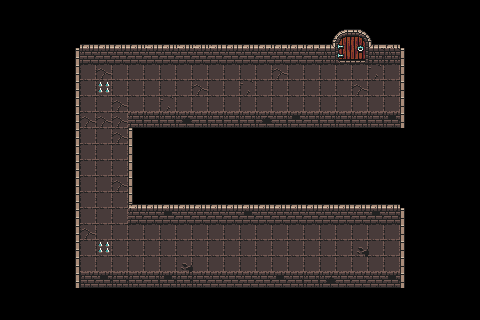

The image is a tile-based game level rendered from a .tmx file. Its description and complete source (layers, tilesets, objects, tile grids) follow:
An orthogonal 30x20 tile map with 16x16 px tiles, 4 tile layers (Floor, Walls, Trap, Door).

<map version="1.10" tiledversion="1.11.0" orientation="orthogonal" renderorder="right-down" width="30" height="20" tilewidth="16" tileheight="16" infinite="0" nextlayerid="8" nextobjectid="4">
 <tileset firstgid="1" source="dungeon_tiles.tsx" />
 <layer id="1" name="Floor" width="30" height="20">
  <data encoding="csv">
0,0,0,0,0,0,0,0,0,0,0,0,0,0,0,0,0,0,0,0,0,0,0,0,0,0,0,0,0,0,
0,0,0,0,0,0,0,0,0,0,0,0,0,0,0,0,0,0,0,0,0,0,0,0,0,0,0,0,0,0,
0,0,0,0,0,0,0,0,0,0,0,0,0,0,0,0,0,0,0,0,0,0,0,0,0,0,0,0,0,0,
0,0,0,0,0,0,0,0,0,0,0,0,0,0,0,0,0,0,0,0,0,0,0,0,0,0,0,0,0,0,
0,0,0,0,0,130,131,130,130,130,130,130,130,130,130,130,130,131,130,130,130,130,130,132,130,0,0,0,0,0,
0,0,0,0,0,130,130,130,130,130,130,130,131,130,130,132,130,130,130,130,130,130,131,130,130,0,0,0,0,0,
0,0,0,0,0,130,130,131,130,130,132,130,130,130,130,130,130,130,130,130,130,130,130,130,130,0,0,0,0,0,
0,0,0,0,0,131,131,131,0,0,0,0,0,0,0,0,0,0,0,0,0,0,0,0,0,0,0,0,0,0,
0,0,0,0,0,130,130,131,0,0,0,0,0,0,0,0,0,0,0,0,0,0,0,0,0,0,0,0,0,0,
0,0,0,0,0,130,130,130,0,0,0,0,0,0,0,0,0,0,0,0,0,0,0,0,0,0,0,0,0,0,
0,0,0,0,0,130,130,130,0,0,0,0,0,0,0,0,0,0,0,0,0,0,0,0,0,0,0,0,0,0,
0,0,0,0,0,130,130,131,0,0,0,0,0,0,0,0,0,0,0,0,0,0,0,0,0,0,0,0,0,0,
0,0,0,0,0,130,130,130,323,0,0,0,0,0,0,0,0,0,0,0,0,0,0,0,0,0,0,0,0,0,
0,0,0,0,0,130,130,130,0,0,0,0,0,0,0,0,0,0,0,0,0,0,0,0,0,0,0,0,0,0,
0,0,0,0,0,131,130,130,130,130,130,130,130,130,130,130,130,130,130,130,130,130,130,130,130,0,0,0,0,0,
0,0,0,0,0,130,130,130,130,130,130,130,130,130,130,130,130,130,130,130,130,130,164,130,130,0,0,0,0,0,
0,0,0,0,0,130,130,130,130,130,130,164,130,130,130,130,130,130,130,130,130,130,130,130,130,0,0,0,0,0,
0,0,0,0,0,0,0,0,0,0,0,0,0,0,0,0,0,0,0,0,0,0,0,0,0,0,0,0,0,0,
0,0,0,0,0,0,0,0,0,0,0,0,0,0,0,0,0,0,0,0,0,0,0,0,0,0,0,0,0,0,
0,0,0,0,0,0,0,0,0,0,0,0,0,0,0,0,0,0,0,0,0,0,0,0,0,0,0,0,0,0
</data>
 </layer>
 <layer id="2" name="Walls" width="30" height="20">
  <data encoding="csv">
0,0,0,0,0,0,0,0,0,0,0,0,0,0,0,0,0,0,0,0,0,0,0,0,0,0,0,0,0,0,
0,0,0,0,0,0,0,0,0,0,0,0,0,0,0,0,0,0,0,0,0,451,452,0,0,0,0,0,0,0,
0,0,0,0,0,3,3,3,3,2,3,2,2,2,3,3,4,4,4,4,482,0,0,485,3,0,0,0,0,0,
0,0,0,0,324,35,35,35,35,35,35,35,35,35,35,35,35,35,35,35,514,0,0,517,517,323,0,0,0,0,
0,0,0,0,324,0,0,0,0,0,0,0,0,0,0,0,0,0,0,0,0,0,0,0,0,323,0,0,0,0,
0,0,0,0,324,0,0,0,0,0,0,0,0,0,0,0,0,0,0,0,0,0,0,0,0,323,0,0,0,0,
0,0,0,0,324,0,0,0,0,0,0,0,0,0,0,0,0,0,0,0,0,0,0,0,0,323,0,0,0,0,
0,0,0,0,324,0,0,0,36,36,36,100,36,36,36,36,100,36,68,36,36,36,36,36,68,323,0,0,0,0,
0,0,0,0,324,0,0,0,323,0,0,0,0,0,0,0,0,0,0,0,0,0,0,0,0,0,0,0,0,0,
0,0,0,0,324,0,0,0,323,0,0,0,0,0,0,0,0,0,0,0,0,0,0,0,0,0,0,0,0,0,
0,0,0,0,324,0,0,0,323,0,0,0,0,0,0,0,0,0,0,0,0,0,0,0,0,0,0,0,0,0,
0,0,0,0,324,0,0,0,323,0,0,0,0,0,0,0,0,0,0,0,0,0,0,0,0,0,0,0,0,0,
0,0,0,0,324,0,0,0,2,3,3,3,3,3,3,3,3,3,3,3,3,3,3,3,3,0,0,0,0,0,
0,0,0,0,324,0,0,0,35,35,68,35,35,35,35,68,35,35,35,35,35,35,35,68,35,323,0,0,0,0,
0,0,0,0,324,0,0,0,0,0,0,0,0,0,0,0,0,0,0,0,0,0,0,0,0,323,0,0,0,0,
0,0,0,0,324,0,0,0,0,0,0,0,0,0,0,0,0,0,0,0,0,0,0,0,0,323,0,0,0,0,
0,0,0,0,324,0,0,0,0,0,0,0,0,0,0,0,0,0,0,0,0,0,0,0,0,323,0,0,0,0,
0,0,0,0,324,34,68,34,34,36,68,34,34,35,35,35,35,68,36,36,100,35,35,35,68,323,0,0,0,0,
0,0,0,0,0,0,0,0,0,0,0,0,0,0,0,0,0,0,0,0,0,0,0,0,0,0,0,0,0,0,
0,0,0,0,0,0,0,0,0,0,0,0,0,0,0,0,0,0,0,0,0,0,0,0,0,0,0,0,0,0
</data>
 </layer>
 <layer id="7" name="Trap" width="30" height="20">
  <data encoding="csv">
0,0,0,0,0,0,0,0,0,0,0,0,0,0,0,0,0,0,0,0,0,0,0,0,0,0,0,0,0,0,
0,0,0,0,0,0,0,0,0,0,0,0,0,0,0,0,0,0,0,0,0,0,0,0,0,0,0,0,0,0,
0,0,0,0,0,0,0,0,0,0,0,0,0,0,0,0,0,0,0,0,0,0,0,0,0,0,0,0,0,0,
0,0,0,0,0,0,0,0,0,0,0,0,0,0,0,0,0,0,0,0,0,0,0,0,0,0,0,0,0,0,
0,0,0,0,0,0,0,0,0,0,0,0,0,0,0,0,0,0,0,0,0,0,0,0,0,0,0,0,0,0,
0,0,0,0,0,0,389,0,0,0,0,0,0,0,0,0,0,0,0,0,0,0,0,0,0,0,0,0,0,0,
0,0,0,0,0,0,0,0,0,0,0,0,0,0,0,0,0,0,0,0,0,0,0,0,0,0,0,0,0,0,
0,0,0,0,0,0,0,0,0,0,0,0,0,0,0,0,0,0,0,0,0,0,0,0,0,0,0,0,0,0,
0,0,0,0,0,0,0,0,0,0,0,0,0,0,0,0,0,0,0,0,0,0,0,0,0,0,0,0,0,0,
0,0,0,0,0,0,0,0,0,0,0,0,0,0,0,0,0,0,0,0,0,0,0,0,0,0,0,0,0,0,
0,0,0,0,0,0,0,0,0,0,0,0,0,0,0,0,0,0,0,0,0,0,0,0,0,0,0,0,0,0,
0,0,0,0,0,0,0,0,0,0,0,0,0,0,0,0,0,0,0,0,0,0,0,0,0,0,0,0,0,0,
0,0,0,0,0,0,0,0,0,0,0,0,0,0,0,0,0,0,0,0,0,0,0,0,0,0,0,0,0,0,
0,0,0,0,0,0,0,0,0,0,0,0,0,0,0,0,0,0,0,0,0,0,0,0,0,0,0,0,0,0,
0,0,0,0,0,0,0,0,0,0,0,0,0,0,0,0,0,0,0,0,0,0,0,0,0,0,0,0,0,0,
0,0,0,0,0,0,389,0,0,0,0,0,0,0,0,0,0,0,0,0,0,0,0,0,0,0,0,0,0,0,
0,0,0,0,0,0,0,0,0,0,0,0,0,0,0,0,0,0,0,0,0,0,0,0,0,0,0,0,0,0,
0,0,0,0,0,0,0,0,0,0,0,0,0,0,0,0,0,0,0,0,0,0,0,0,0,0,0,0,0,0,
0,0,0,0,0,0,0,0,0,0,0,0,0,0,0,0,0,0,0,0,0,0,0,0,0,0,0,0,0,0,
0,0,0,0,0,0,0,0,0,0,0,0,0,0,0,0,0,0,0,0,0,0,0,0,0,0,0,0,0,0
</data>
 </layer>
 <layer id="4" name="Door" width="30" height="20">
  <data encoding="csv">
0,0,0,0,0,0,0,0,0,0,0,0,0,0,0,0,0,0,0,0,0,0,0,0,0,0,0,0,0,0,
0,0,0,0,0,0,0,0,0,0,0,0,0,0,0,0,0,0,0,0,0,0,0,0,0,0,0,0,0,0,
0,0,0,0,0,0,0,0,0,0,0,0,0,0,0,0,0,0,0,0,0,483,484,0,0,0,0,0,0,0,
0,0,0,0,0,0,0,0,0,0,0,0,0,0,0,0,0,0,0,0,0,515,516,0,0,0,0,0,0,0,
0,0,0,0,0,0,0,0,0,0,0,0,0,0,0,0,0,0,0,0,0,0,0,0,0,0,0,0,0,0,
0,0,0,0,0,0,0,0,0,0,0,0,0,0,0,0,0,0,0,0,0,0,0,0,0,0,0,0,0,0,
0,0,0,0,0,0,0,0,0,0,0,0,0,0,0,0,0,0,0,0,0,0,0,0,0,0,0,0,0,0,
0,0,0,0,0,0,0,0,0,0,0,0,0,0,0,0,0,0,0,0,0,0,0,0,0,0,0,0,0,0,
0,0,0,0,0,0,0,0,0,0,0,0,0,0,0,0,0,0,0,0,0,0,0,0,0,0,0,0,0,0,
0,0,0,0,0,0,0,0,0,0,0,0,0,0,0,0,0,0,0,0,0,0,0,0,0,0,0,0,0,0,
0,0,0,0,0,0,0,0,0,0,0,0,0,0,0,0,0,0,0,0,0,0,0,0,0,0,0,0,0,0,
0,0,0,0,0,0,0,0,0,0,0,0,0,0,0,0,0,0,0,0,0,0,0,0,0,0,0,0,0,0,
0,0,0,0,0,0,0,0,0,0,0,0,0,0,0,0,0,0,0,0,0,0,0,0,0,0,0,0,0,0,
0,0,0,0,0,0,0,0,0,0,0,0,0,0,0,0,0,0,0,0,0,0,0,0,0,0,0,0,0,0,
0,0,0,0,0,0,0,0,0,0,0,0,0,0,0,0,0,0,0,0,0,0,0,0,0,0,0,0,0,0,
0,0,0,0,0,0,0,0,0,0,0,0,0,0,0,0,0,0,0,0,0,0,0,0,0,0,0,0,0,0,
0,0,0,0,0,0,0,0,0,0,0,0,0,0,0,0,0,0,0,0,0,0,0,0,0,0,0,0,0,0,
0,0,0,0,0,0,0,0,0,0,0,0,0,0,0,0,0,0,0,0,0,0,0,0,0,0,0,0,0,0,
0,0,0,0,0,0,0,0,0,0,0,0,0,0,0,0,0,0,0,0,0,0,0,0,0,0,0,0,0,0,
0,0,0,0,0,0,0,0,0,0,0,0,0,0,0,0,0,0,0,0,0,0,0,0,0,0,0,0,0,0
</data>
 </layer>
</map>
